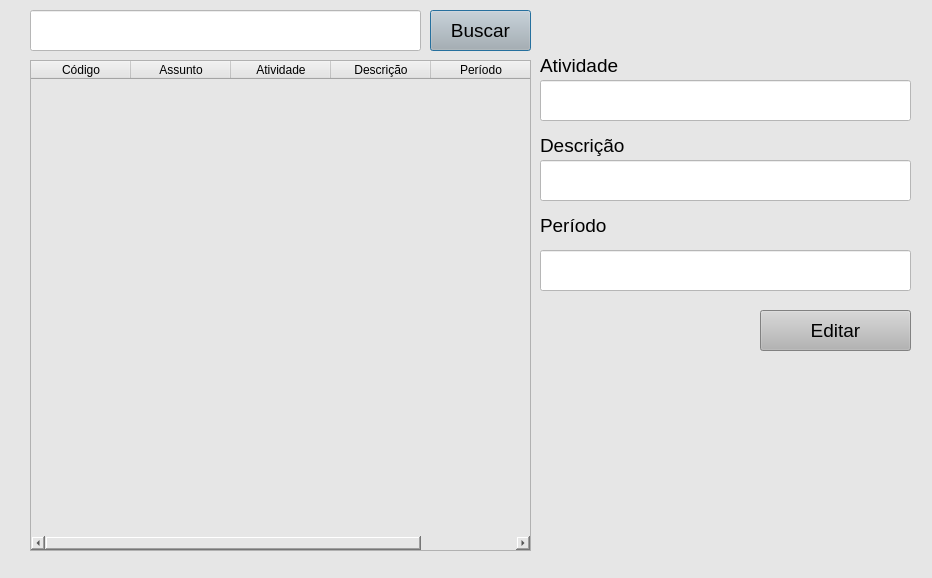
<?xml version="1.0" encoding="UTF-8"?>
<ui version="4.0">
 <class>Dialog</class>
 <widget class="QDialog" name="Dialog">
  <property name="geometry">
   <rect>
    <x>0</x>
    <y>0</y>
    <width>932</width>
    <height>578</height>
   </rect>
  </property>
  <property name="windowTitle">
   <string>Agenda de Atividade</string>
  </property>
  <property name="styleSheet">
   <string notr="true">background-color: rgb(230, 230, 230);</string>
  </property>
  <widget class="QLineEdit" name="Pesquisar_Assunto">
   <property name="geometry">
    <rect>
     <x>30</x>
     <y>10</y>
     <width>391</width>
     <height>41</height>
    </rect>
   </property>
   <property name="styleSheet">
    <string notr="true">background-color: rgb(255, 255, 255);</string>
   </property>
  </widget>
  <widget class="QPushButton" name="pushButton_14">
   <property name="geometry">
    <rect>
     <x>430</x>
     <y>10</y>
     <width>101</width>
     <height>41</height>
    </rect>
   </property>
   <property name="font">
    <font>
     <pointsize>14</pointsize>
    </font>
   </property>
   <property name="styleSheet">
    <string notr="true">background-color: rgb(180, 180, 180);</string>
   </property>
   <property name="text">
    <string>Buscar</string>
   </property>
  </widget>
  <widget class="QTableWidget" name="tabela">
   <property name="geometry">
    <rect>
     <x>30</x>
     <y>60</y>
     <width>501</width>
     <height>491</height>
    </rect>
   </property>
   <property name="sizeAdjustPolicy">
    <enum>QAbstractScrollArea::AdjustToContents</enum>
   </property>
   <property name="editTriggers">
    <set>QAbstractItemView::NoEditTriggers</set>
   </property>
   <property name="selectionMode">
    <enum>QAbstractItemView::SingleSelection</enum>
   </property>
   <property name="selectionBehavior">
    <enum>QAbstractItemView::SelectRows</enum>
   </property>
   <attribute name="verticalHeaderVisible">
    <bool>false</bool>
   </attribute>
   <column>
    <property name="text">
     <string>Código</string>
    </property>
   </column>
   <column>
    <property name="text">
     <string>Assunto</string>
    </property>
   </column>
   <column>
    <property name="text">
     <string>Atividade</string>
    </property>
   </column>
   <column>
    <property name="text">
     <string>Descrição</string>
    </property>
   </column>
   <column>
    <property name="text">
     <string>Período</string>
    </property>
   </column>
  </widget>
  <widget class="QPushButton" name="Bt_Consultar_Atividade_2">
   <property name="geometry">
    <rect>
     <x>760</x>
     <y>310</y>
     <width>151</width>
     <height>41</height>
    </rect>
   </property>
   <property name="font">
    <font>
     <pointsize>14</pointsize>
    </font>
   </property>
   <property name="styleSheet">
    <string notr="true">background-color: rgb(180, 180, 180);</string>
   </property>
   <property name="text">
    <string>Editar</string>
   </property>
  </widget>
  <widget class="QLabel" name="lab_infor">
   <property name="geometry">
    <rect>
     <x>30</x>
     <y>580</y>
     <width>281</width>
     <height>31</height>
    </rect>
   </property>
   <property name="font">
    <font>
     <family>Verdana</family>
     <pointsize>9</pointsize>
     <weight>75</weight>
     <bold>true</bold>
    </font>
   </property>
   <property name="styleSheet">
    <string notr="true">color: rgb(202, 101, 0);</string>
   </property>
   <property name="text">
    <string>&lt;html&gt;&lt;head/&gt;&lt;body&gt;&lt;p align=&quot;center&quot;&gt;&lt;br/&gt;&lt;/p&gt;&lt;/body&gt;&lt;/html&gt;</string>
   </property>
  </widget>
  <widget class="QLabel" name="label_3">
   <property name="geometry">
    <rect>
     <x>540</x>
     <y>50</y>
     <width>131</width>
     <height>31</height>
    </rect>
   </property>
   <property name="text">
    <string>&lt;html&gt;&lt;head/&gt;&lt;body&gt;&lt;p&gt;&lt;span style=&quot; font-size:14pt;&quot;&gt;Atividade&lt;/span&gt;&lt;/p&gt;&lt;/body&gt;&lt;/html&gt;</string>
   </property>
  </widget>
  <widget class="QLineEdit" name="txt_atividade">
   <property name="geometry">
    <rect>
     <x>540</x>
     <y>80</y>
     <width>371</width>
     <height>41</height>
    </rect>
   </property>
   <property name="styleSheet">
    <string notr="true">background-color: rgb(255, 255, 255);</string>
   </property>
  </widget>
  <widget class="QLabel" name="label_4">
   <property name="geometry">
    <rect>
     <x>540</x>
     <y>130</y>
     <width>131</width>
     <height>31</height>
    </rect>
   </property>
   <property name="text">
    <string>&lt;html&gt;&lt;head/&gt;&lt;body&gt;&lt;p&gt;&lt;span style=&quot; font-size:14pt;&quot;&gt;Descrição&lt;/span&gt;&lt;/p&gt;&lt;/body&gt;&lt;/html&gt;</string>
   </property>
  </widget>
  <widget class="QLineEdit" name="txt_descricao">
   <property name="geometry">
    <rect>
     <x>540</x>
     <y>160</y>
     <width>371</width>
     <height>41</height>
    </rect>
   </property>
   <property name="styleSheet">
    <string notr="true">background-color: rgb(255, 255, 255);</string>
   </property>
  </widget>
  <widget class="QLineEdit" name="txt_periodo">
   <property name="geometry">
    <rect>
     <x>540</x>
     <y>250</y>
     <width>371</width>
     <height>41</height>
    </rect>
   </property>
   <property name="styleSheet">
    <string notr="true">background-color: rgb(255, 255, 255);</string>
   </property>
  </widget>
  <widget class="QLabel" name="label_5">
   <property name="geometry">
    <rect>
     <x>540</x>
     <y>210</y>
     <width>131</width>
     <height>31</height>
    </rect>
   </property>
   <property name="text">
    <string>&lt;html&gt;&lt;head/&gt;&lt;body&gt;&lt;p&gt;&lt;span style=&quot; font-size:14pt;&quot;&gt;Período&lt;/span&gt;&lt;/p&gt;&lt;/body&gt;&lt;/html&gt;</string>
   </property>
  </widget>
  <widget class="QLabel" name="label_6">
   <property name="geometry">
    <rect>
     <x>540</x>
     <y>420</y>
     <width>131</width>
     <height>31</height>
    </rect>
   </property>
  </widget>
 </widget>
 <resources/>
 <connections/>
</ui>
